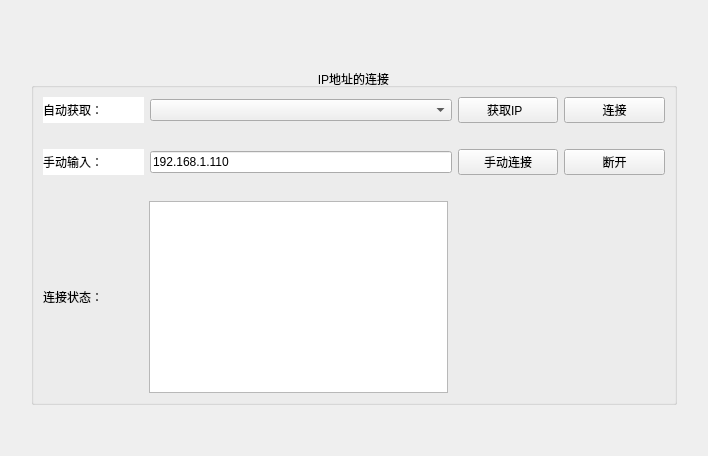
        <widget class="QWidget" name="tab">
         <attribute name="title">
          <string>IP设置</string>
         </attribute>
         <layout class="QVBoxLayout" name="verticalLayout_13">
          <item>
           <layout class="QVBoxLayout" name="verticalLayout_12">
            <item>
             <layout class="QHBoxLayout" name="horizontalLayout_20">
              <item>
               <widget class="QLabel" name="label_4">
                <property name="minimumSize">
                 <size>
                  <width>121</width>
                  <height>51</height>
                 </size>
                </property>
                <property name="maximumSize">
                 <size>
                  <width>121</width>
                  <height>51</height>
                 </size>
                </property>
                <property name="styleSheet">
                 <string notr="true">border-image: url(:/image/unionman.png);</string>
                </property>
                <property name="text">
                 <string/>
                </property>
               </widget>
              </item>
              <item>
               <spacer name="horizontalSpacer_5">
                <property name="orientation">
                 <enum>Qt::Horizontal</enum>
                </property>
                <property name="sizeHint" stdset="0">
                 <size>
                  <width>40</width>
                  <height>20</height>
                 </size>
                </property>
               </spacer>
              </item>
             </layout>
            </item>
            <item>
             <layout class="QHBoxLayout" name="horizontalLayout_21">
              <item>
               <spacer name="verticalSpacer_4">
                <property name="orientation">
                 <enum>Qt::Vertical</enum>
                </property>
                <property name="sizeHint" stdset="0">
                 <size>
                  <width>20</width>
                  <height>40</height>
                 </size>
                </property>
               </spacer>
              </item>
              <item>
               <widget class="QGroupBox" name="groupBox_6">
                <property name="sizePolicy">
                 <sizepolicy hsizetype="Maximum" vsizetype="Maximum">
                  <horstretch>0</horstretch>
                  <verstretch>0</verstretch>
                 </sizepolicy>
                </property>
                <property name="minimumSize">
                 <size>
                  <width>646</width>
                  <height>329</height>
                 </size>
                </property>
                <property name="title">
                 <string>IP地址的连接</string>
                </property>
                <property name="alignment">
                 <set>Qt::AlignCenter</set>
                </property>
                <layout class="QVBoxLayout" name="verticalLayout_11">
                 <item>
                  <layout class="QVBoxLayout" name="verticalLayout_10" stretch="1,0,1,0,2">
                   <item>
                    <layout class="QHBoxLayout" name="horizontalLayout_17" stretch="1,3,1,1">
                     <item>
                      <widget class="QLabel" name="label_2">
                       <property name="styleSheet">
                        <string notr="true">background-color: rgb(255, 255, 255);</string>
                       </property>
                       <property name="text">
                        <string>自动获取：</string>
                       </property>
                      </widget>
                     </item>
                     <item>
                      <widget class="QComboBox" name="comboBox_IP"/>
                     </item>
                     <item>
                      <widget class="QPushButton" name="App_GetIP">
                       <property name="text">
                        <string>获取IP  </string>
                       </property>
                      </widget>
                     </item>
                     <item>
                      <widget class="QPushButton" name="connect">
                       <property name="text">
                        <string>连接</string>
                       </property>
                      </widget>
                     </item>
                    </layout>
                   </item>
                   <item>
                    <spacer name="horizontalSpacer_6">
                     <property name="orientation">
                      <enum>Qt::Horizontal</enum>
                     </property>
                     <property name="sizeHint" stdset="0">
                      <size>
                       <width>40</width>
                       <height>20</height>
                      </size>
                     </property>
                    </spacer>
                   </item>
                   <item>
                    <layout class="QHBoxLayout" name="horizontalLayout_18" stretch="1,3,1,1">
                     <item>
                      <widget class="QLabel" name="label_6">
                       <property name="styleSheet">
                        <string notr="true">background-color: rgb(255, 255, 255);</string>
                       </property>
                       <property name="text">
                        <string>手动输入：</string>
                       </property>
                      </widget>
                     </item>
                     <item>
                      <widget class="QLineEdit" name="iptext">
                       <property name="sizePolicy">
                        <sizepolicy hsizetype="Preferred" vsizetype="Fixed">
                         <horstretch>0</horstretch>
                         <verstretch>0</verstretch>
                        </sizepolicy>
                       </property>
                       <property name="styleSheet">
                        <string notr="true"/>
                       </property>
                       <property name="text">
                        <string>192.168.1.110</string>
                       </property>
                      </widget>
                     </item>
                     <item>
                      <widget class="QPushButton" name="pushButton_2">
                       <property name="text">
                        <string>手动连接</string>
                       </property>
                      </widget>
                     </item>
                     <item>
                      <widget class="QPushButton" name="disconnect">
                       <property name="text">
                        <string>断开</string>
                       </property>
                      </widget>
                     </item>
                    </layout>
                   </item>
                   <item>
                    <spacer name="horizontalSpacer_7">
                     <property name="orientation">
                      <enum>Qt::Horizontal</enum>
                     </property>
                     <property name="sizeHint" stdset="0">
                      <size>
                       <width>40</width>
                       <height>20</height>
                      </size>
                     </property>
                    </spacer>
                   </item>
                   <item>
                    <layout class="QHBoxLayout" name="horizontalLayout_19" stretch="1,3,1,1">
                     <item>
                      <widget class="QLabel" name="label_21">
                       <property name="text">
                        <string>连接状态：</string>
                       </property>
                      </widget>
                     </item>
                     <item>
                      <widget class="QTextBrowser" name="connect_display">
                       <property name="styleSheet">
                        <string notr="true">color: rgb(0, 0, 0);
font: 75 12pt &quot;楷体&quot;;</string>
                       </property>
                      </widget>
                     </item>
                     <item>
                      <widget class="QLabel" name="label_7">
                       <property name="minimumSize">
                        <size>
                         <width>111</width>
                         <height>121</height>
                        </size>
                       </property>
                       <property name="maximumSize">
                        <size>
                         <width>111</width>
                         <height>121</height>
                        </size>
                       </property>
                       <property name="styleSheet">
                        <string notr="true">border-image: url(:/image/6ac79afdfde9aa2c248bb13f3e66469f.png);</string>
                       </property>
                       <property name="text">
                        <string/>
                       </property>
                      </widget>
                     </item>
                     <item>
                      <spacer name="horizontalSpacer_4">
                       <property name="orientation">
                        <enum>Qt::Horizontal</enum>
                       </property>
                       <property name="sizeHint" stdset="0">
                        <size>
                         <width>40</width>
                         <height>20</height>
                        </size>
                       </property>
                      </spacer>
                     </item>
                    </layout>
                   </item>
                  </layout>
                 </item>
                </layout>
               </widget>
              </item>
              <item>
               <spacer name="verticalSpacer_3">
                <property name="orientation">
                 <enum>Qt::Vertical</enum>
                </property>
                <property name="sizeHint" stdset="0">
                 <size>
                  <width>20</width>
                  <height>40</height>
                 </size>
                </property>
               </spacer>
              </item>
             </layout>
            </item>
           </layout>
          </item>
          <item>
           <spacer name="verticalSpacer_2">
            <property name="orientation">
             <enum>Qt::Vertical</enum>
            </property>
            <property name="sizeHint" stdset="0">
             <size>
              <width>20</width>
              <height>40</height>
             </size>
            </property>
           </spacer>
          </item>
         </layout>
        </widget>
